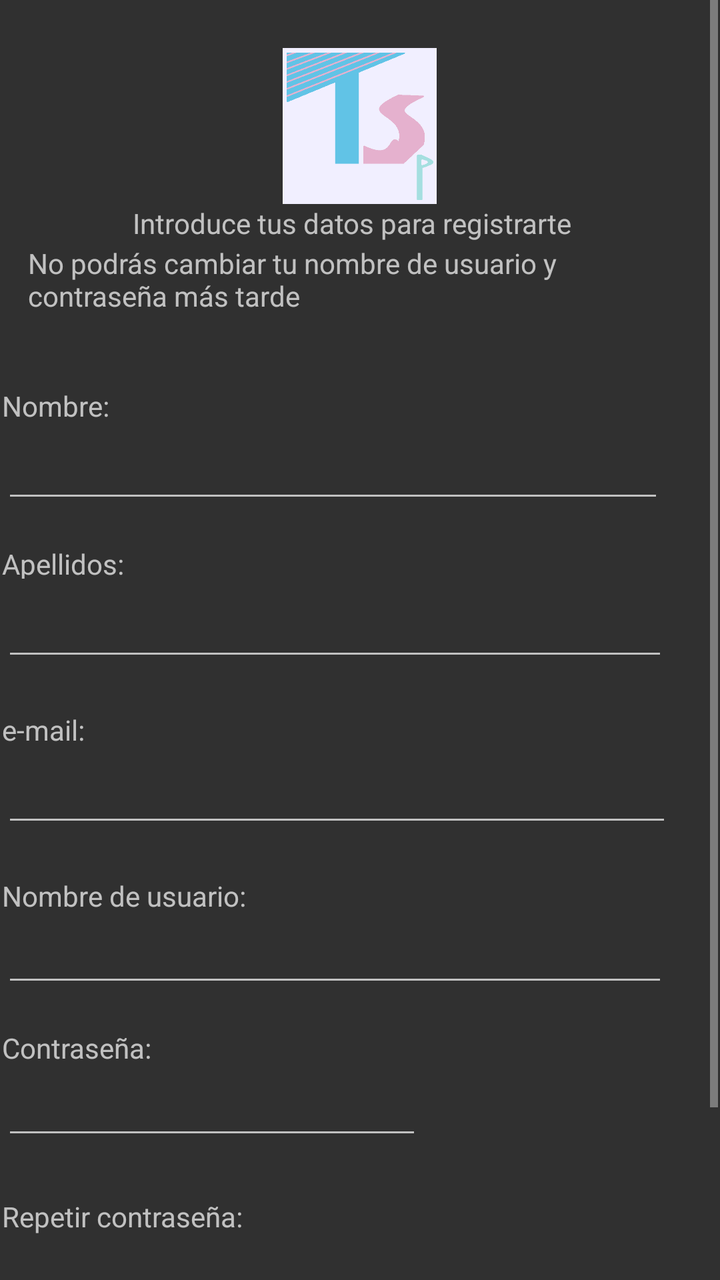
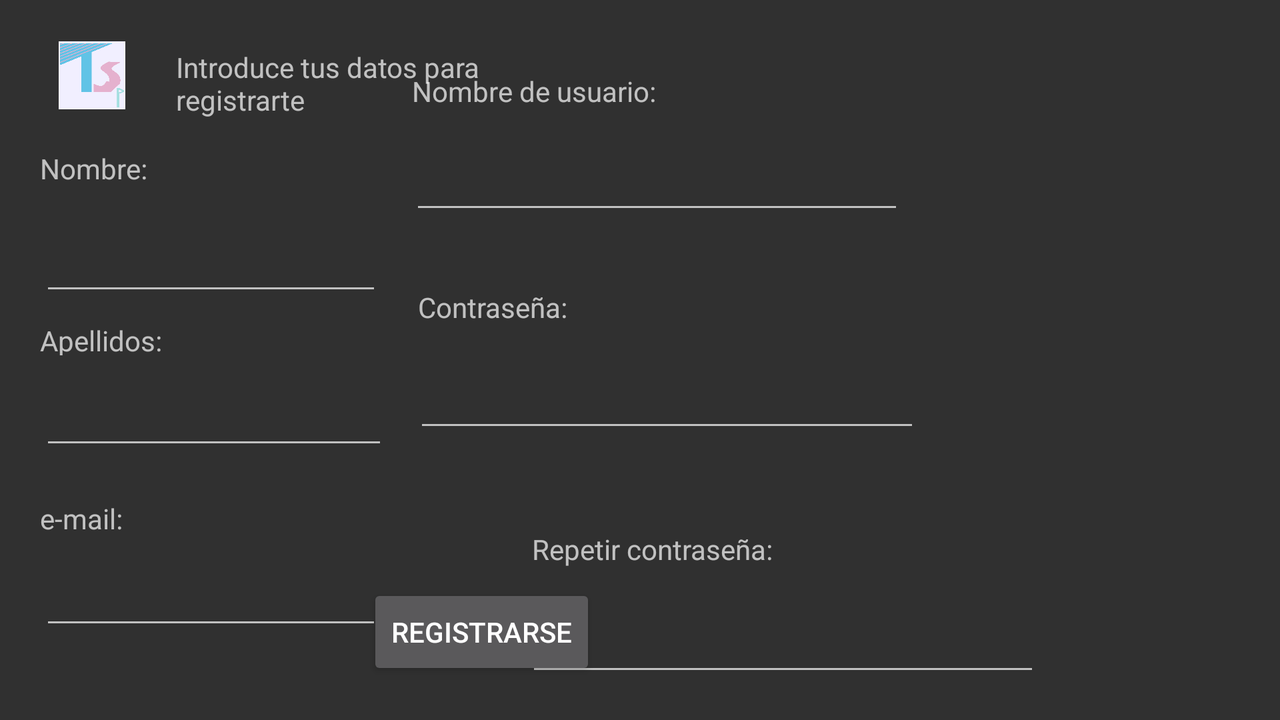

The same Android screen from two of the app's own layout files: first res/layout/ as a phone draws it, then the repository's variant for another configuration, drawn on a device whose configuration selects that folder. Both files follow.
<!-- AndroidManifest.xml: application theme Theme.AppCompat.NoActionBar -->
<!-- res/layout/activity_registrarse.xml -->
<?xml version="1.0" encoding="utf-8"?>
<androidx.constraintlayout.widget.ConstraintLayout xmlns:android="http://schemas.android.com/apk/res/android"
    xmlns:app="http://schemas.android.com/apk/res-auto"
    xmlns:tools="http://schemas.android.com/tools"
    android:id="@+id/ConstraintLayout"
    android:layout_width="match_parent"
    android:layout_height="match_parent"
    tools:context=".Registrarse">

    <ScrollView
        android:id="@+id/scrollView2"
        android:layout_width="358dp"
        android:layout_height="631dp"
        app:layout_constraintEnd_toEndOf="parent"
        app:layout_constraintHorizontal_bias="0.448"
        app:layout_constraintStart_toStartOf="parent"
        app:layout_constraintTop_toTopOf="parent">

        <LinearLayout
            android:id="@+id/linearLayoutPagPrincipal"
            android:layout_width="match_parent"
            android:layout_height="wrap_content"
            android:orientation="vertical"
            tools:ignore="MissingConstraints">

            <ImageView
                android:id="@+id/logo3_TuneSongPlayer"
                android:layout_width="79dp"
                android:layout_height="78dp"
                android:layout_gravity="center"
                android:layout_marginTop="24dp"
                app:layout_constraintEnd_toEndOf="parent"
                app:layout_constraintHorizontal_bias="0.081"
                app:layout_constraintStart_toStartOf="parent"
                app:layout_constraintTop_toTopOf="parent"
                app:srcCompat="@drawable/logotunesongplayer" />

            <TextView
                android:id="@+id/tv_IntroducirDatosRegistro"
                android:layout_width="227dp"
                android:layout_height="20dp"
                android:layout_gravity="center"
                android:text="@string/tv_IntroducirDatosRegistro"
                app:layout_constraintEnd_toEndOf="parent"
                app:layout_constraintStart_toEndOf="@+id/logo3_TuneSongPlayer"
                tools:layout_editor_absoluteY="58dp" />

            <TextView
                android:id="@+id/tv_NoCambiarUsuario"
                android:layout_width="332dp"
                android:layout_height="wrap_content"
                android:layout_gravity="center"
                android:text="@string/tv_NoCambiarUsuario"
                app:layout_constraintEnd_toEndOf="parent"
                app:layout_constraintStart_toEndOf="@+id/tv_IntroducirDatosRegistro"
                tools:layout_editor_absoluteY="58dp" />

            <TextView
                android:id="@+id/tv_NombreRegistro"
                android:layout_width="78dp"
                android:layout_height="wrap_content"
                android:layout_marginTop="36dp"
                android:text="@string/tv_NombreRegistro"
                app:layout_constraintEnd_toEndOf="parent"
                app:layout_constraintHorizontal_bias="0.112"
                app:layout_constraintStart_toStartOf="parent"
                app:layout_constraintTop_toBottomOf="@+id/tv_IntroducirDatosRegistro" />

            <EditText
                android:id="@+id/et_NombreRegistro"
                android:layout_width="331dp"
                android:layout_height="44dp"
                android:ems="10"
                android:inputType="textPersonName"
                app:layout_constraintEnd_toEndOf="parent"
                app:layout_constraintStart_toStartOf="parent"
                app:layout_constraintTop_toBottomOf="@+id/tv_NombreRegistro" />

            <TextView
                android:id="@+id/tv_ApellidosRegistro"
                android:layout_width="84dp"
                android:layout_height="17dp"
                android:layout_marginTop="16dp"
                android:text="@string/tv_ApellidosRegistro"
                app:layout_constraintEnd_toEndOf="parent"
                app:layout_constraintHorizontal_bias="0.108"
                app:layout_constraintStart_toStartOf="parent"
                app:layout_constraintTop_toBottomOf="@+id/et_NombreRegistro" />

            <EditText
                android:id="@+id/et_ApellidosRegistro"
                android:layout_width="333dp"
                android:layout_height="46dp"
                android:ems="10"
                android:inputType="textPersonName"
                app:layout_constraintEnd_toEndOf="parent"
                app:layout_constraintStart_toStartOf="parent"
                app:layout_constraintTop_toBottomOf="@+id/tv_ApellidosRegistro" />

            <TextView
                android:id="@+id/tv_EmailRegistro"
                android:layout_width="56dp"
                android:layout_height="wrap_content"
                android:layout_marginTop="20dp"
                android:text="@string/tv_EmailRegistro"
                app:layout_constraintEnd_toEndOf="parent"
                app:layout_constraintHorizontal_bias="0.105"
                app:layout_constraintStart_toStartOf="parent"
                app:layout_constraintTop_toBottomOf="@+id/et_ApellidosRegistro" />

            <EditText
                android:id="@+id/et_EmailRegistro"
                android:layout_width="335dp"
                android:layout_height="44dp"
                android:ems="10"
                android:inputType="textEmailAddress"
                app:layout_constraintEnd_toEndOf="parent"
                app:layout_constraintStart_toStartOf="parent"
                app:layout_constraintTop_toBottomOf="@+id/tv_EmailRegistro" />

            <TextView
                android:id="@+id/tv_NombreUsuarioRegistro"
                android:layout_width="142dp"
                android:layout_height="wrap_content"
                android:layout_marginTop="20dp"
                android:text="@string/tv_NombreUsuario"
                app:layout_constraintEnd_toEndOf="parent"
                app:layout_constraintHorizontal_bias="0.135"
                app:layout_constraintStart_toStartOf="parent"
                app:layout_constraintTop_toBottomOf="@+id/et_EmailRegistro" />

            <EditText
                android:id="@+id/et_NombreUsuarioRegistro"
                android:layout_width="333dp"
                android:layout_height="41dp"
                android:ems="10"
                android:inputType="textPersonName"
                app:layout_constraintEnd_toEndOf="parent"
                app:layout_constraintStart_toStartOf="parent"
                app:layout_constraintTop_toBottomOf="@+id/tv_NombreUsuarioRegistro" />

            <TextView
                android:id="@+id/tv_ContraseñaRegistro"
                android:layout_width="96dp"
                android:layout_height="wrap_content"
                android:layout_marginTop="16dp"
                android:text="@string/tv_Contraseña"
                app:layout_constraintEnd_toEndOf="parent"
                app:layout_constraintHorizontal_bias="0.119"
                app:layout_constraintStart_toStartOf="parent"
                app:layout_constraintTop_toBottomOf="@+id/et_NombreUsuarioRegistro" />

            <EditText
                android:id="@+id/et_ContraseñaRegistro"
                android:layout_width="wrap_content"
                android:layout_height="wrap_content"
                android:ems="10"
                android:inputType="textPassword"
                app:layout_constraintEnd_toEndOf="parent"
                app:layout_constraintHorizontal_bias="0.184"
                app:layout_constraintStart_toStartOf="parent"
                app:layout_constraintTop_toBottomOf="@+id/tv_ContraseñaRegistro" />

            <TextView
                android:id="@+id/tv_RepetirContraseñaRegistro"
                android:layout_width="162dp"
                android:layout_height="27dp"
                android:layout_marginTop="24dp"
                android:text="@string/tv_RepetirContraseña"
                app:layout_constraintEnd_toEndOf="parent"
                app:layout_constraintHorizontal_bias="0.148"
                app:layout_constraintStart_toStartOf="parent"
                app:layout_constraintTop_toBottomOf="@+id/et_ContraseñaRegistro" />

            <EditText
                android:id="@+id/et_RepetirContraseñaRegistro"
                android:layout_width="wrap_content"
                android:layout_height="wrap_content"
                android:layout_marginTop="4dp"
                android:ems="10"
                android:inputType="textPassword"
                app:layout_constraintEnd_toEndOf="parent"
                app:layout_constraintHorizontal_bias="0.184"
                app:layout_constraintStart_toStartOf="parent"
                app:layout_constraintTop_toBottomOf="@+id/tv_RepetirContraseñaRegistro" />

            <Button
                android:id="@+id/bt_Registrarse2"
                android:layout_width="wrap_content"
                android:layout_height="wrap_content"
                android:layout_gravity="center"
                android:onClick="onClick_Registrarse"
                android:text="@string/bt_Registrarse"
                tools:layout_editor_absoluteX="15dp"
                tools:layout_editor_absoluteY="49dp" />

        </LinearLayout>
    </ScrollView>

</androidx.constraintlayout.widget.ConstraintLayout>
<!-- resources referenced by this layout -->
<resources>
  <!-- drawable logotunesongplayer: png bitmap (drawable, 5229 bytes) -->
  <string name="bt_Registrarse">Registrarse</string>
  <string name="tv_ApellidosRegistro">Apellidos:</string>
  <string name="tv_EmailRegistro">e-mail:</string>
  <string name="tv_IntroducirDatosRegistro">Introduce tus datos para registrarte</string>
  <string name="tv_NoCambiarUsuario">No podrás cambiar tu nombre de usuario y contraseña más tarde</string>
  <string name="tv_NombreRegistro">Nombre:</string>
  <string name="tv_NombreUsuario">Nombre de usuario:</string>
</resources>
<!-- res/layout-land/activity_registrarse.xml (the repository's variant of the layout above) -->
<!-- drawn on the phone turned sideways -->
<?xml version="1.0" encoding="utf-8"?>
<androidx.constraintlayout.widget.ConstraintLayout xmlns:android="http://schemas.android.com/apk/res/android"
    xmlns:app="http://schemas.android.com/apk/res-auto"
    xmlns:tools="http://schemas.android.com/tools"
    android:layout_width="match_parent"
    android:layout_height="match_parent">

    <TextView
        android:id="@+id/tv_NombreUsuarioRegistro"
        android:layout_width="wrap_content"
        android:layout_height="wrap_content"
        android:layout_marginTop="36dp"
        android:layout_marginEnd="312dp"
        android:text="@string/tv_NombreUsuario"
        app:layout_constraintEnd_toEndOf="parent"
        app:layout_constraintTop_toTopOf="parent" />

    <EditText
        android:id="@+id/et_NombreUsuarioRegistro"
        android:layout_width="247dp"
        android:layout_height="45dp"
        android:layout_marginTop="12dp"
        android:layout_marginEnd="188dp"
        android:ems="10"
        android:inputType="textPersonName"
        app:layout_constraintEnd_toEndOf="parent"
        app:layout_constraintTop_toBottomOf="@+id/tv_NombreUsuarioRegistro" />

    <EditText
        android:id="@+id/et_RepetirContraseñaRegistro"
        android:layout_width="257dp"
        android:layout_height="51dp"
        android:layout_marginEnd="120dp"
        android:ems="10"
        android:inputType="textPassword"
        app:layout_constraintBottom_toBottomOf="parent"
        app:layout_constraintEnd_toEndOf="parent"
        app:layout_constraintTop_toBottomOf="@+id/tv_RepetirContraseñaRegistro"
        app:layout_constraintVertical_bias="0.0" />

    <Button
        android:id="@+id/bt_Registrarse"
        android:layout_width="wrap_content"
        android:layout_height="48dp"
        android:layout_marginBottom="20dp"
        android:text="@string/bt_Registrarse"
        app:layout_constraintBottom_toBottomOf="parent"
        app:layout_constraintEnd_toStartOf="@+id/et_RepetirContraseñaRegistro"
        app:layout_constraintHorizontal_bias="0.175"
        app:layout_constraintStart_toEndOf="@+id/et_EmailRegistro" />

    <TextView
        android:id="@+id/tv_ContraseñaRegistro"
        android:layout_width="wrap_content"
        android:layout_height="wrap_content"
        android:layout_marginTop="32dp"
        android:layout_marginEnd="356dp"
        android:text="@string/tv_Contraseña"
        app:layout_constraintEnd_toEndOf="parent"
        app:layout_constraintTop_toBottomOf="@+id/et_NombreUsuarioRegistro" />

    <EditText
        android:id="@+id/et_ContraseñaRegistro"
        android:layout_width="253dp"
        android:layout_height="54dp"
        android:layout_marginTop="4dp"
        android:layout_marginEnd="180dp"
        android:ems="10"
        android:inputType="textPassword"
        app:layout_constraintEnd_toEndOf="parent"
        app:layout_constraintTop_toBottomOf="@+id/tv_ContraseñaRegistro" />

    <TextView
        android:id="@+id/tv_RepetirContraseñaRegistro"
        android:layout_width="162dp"
        android:layout_height="27dp"
        android:layout_marginTop="44dp"
        android:layout_marginEnd="212dp"
        android:text="@string/tv_RepetirContraseña"
        app:layout_constraintEnd_toEndOf="parent"
        app:layout_constraintTop_toBottomOf="@+id/et_ContraseñaRegistro" />

    <ImageView
        android:id="@+id/imageView2"
        android:layout_width="36dp"
        android:layout_height="34dp"
        android:layout_marginStart="28dp"
        app:layout_constraintBottom_toBottomOf="parent"
        app:layout_constraintStart_toStartOf="parent"
        app:layout_constraintTop_toTopOf="parent"
        app:layout_constraintVertical_bias="0.063"
        app:srcCompat="@drawable/logotunesongplayer" />

    <TextView
        android:id="@+id/tv_IntroducirDatosRegistro"
        android:layout_width="165dp"
        android:layout_height="50dp"
        android:layout_marginStart="24dp"
        android:layout_marginTop="24dp"
        android:text="@string/tv_IntroducirDatosRegistro"
        app:layout_constraintStart_toEndOf="@+id/imageView2"
        app:layout_constraintTop_toTopOf="parent" />

    <TextView
        android:id="@+id/tv_EmailRegistro"
        android:layout_width="wrap_content"
        android:layout_height="wrap_content"
        android:layout_marginStart="20dp"
        android:layout_marginTop="20dp"
        android:text="@string/tv_EmailRegistro"
        app:layout_constraintStart_toStartOf="parent"
        app:layout_constraintTop_toBottomOf="@+id/et_ApellidosRegistro" />

    <EditText
        android:id="@+id/et_ApellidosRegistro"
        android:layout_width="174dp"
        android:layout_height="48dp"
        android:layout_marginStart="20dp"
        android:layout_marginTop="4dp"
        android:ems="10"
        android:inputType="textPersonName"
        app:layout_constraintStart_toStartOf="parent"
        app:layout_constraintTop_toBottomOf="@+id/tv_ApellidosRegistro" />

    <TextView
        android:id="@+id/tv_ApellidosRegistro"
        android:layout_width="71dp"
        android:layout_height="17dp"
        android:layout_marginStart="20dp"
        android:layout_marginTop="8dp"
        android:text="@string/tv_ApellidosRegistro"
        app:layout_constraintStart_toStartOf="parent"
        app:layout_constraintTop_toBottomOf="@+id/et_NombreRegistro" />

    <EditText
        android:id="@+id/et_EmailRegistro"
        android:layout_width="171dp"
        android:layout_height="43dp"
        android:layout_marginStart="20dp"
        android:layout_marginTop="8dp"
        android:ems="10"
        android:inputType="textEmailAddress"
        app:layout_constraintStart_toStartOf="parent"
        app:layout_constraintTop_toBottomOf="@+id/tv_EmailRegistro" />

    <TextView
        android:id="@+id/tv_NombreRegistro"
        android:layout_width="wrap_content"
        android:layout_height="wrap_content"
        android:layout_marginStart="20dp"
        android:layout_marginTop="20dp"
        android:text="@string/tv_NombreRegistro"
        app:layout_constraintStart_toStartOf="parent"
        app:layout_constraintTop_toBottomOf="@+id/imageView2" />

    <EditText
        android:id="@+id/et_NombreRegistro"
        android:layout_width="171dp"
        android:layout_height="43dp"
        android:layout_marginStart="20dp"
        android:layout_marginTop="16dp"
        android:ems="10"
        android:inputType="textPersonName"
        app:layout_constraintStart_toStartOf="parent"
        app:layout_constraintTop_toBottomOf="@+id/tv_NombreRegistro" />

</androidx.constraintlayout.widget.ConstraintLayout>
<!-- resources referenced by the variant -->
<!-- as the phone turned sideways resolves them -->
<resources>
  <!-- drawable logotunesongplayer: png bitmap (drawable, 5229 bytes) -->
  <string name="bt_Registrarse">Registrarse</string>
  <string name="tv_ApellidosRegistro">Apellidos:</string>
  <string name="tv_EmailRegistro">e-mail:</string>
  <string name="tv_IntroducirDatosRegistro">Introduce tus datos para registrarte</string>
  <string name="tv_NombreRegistro">Nombre:</string>
  <string name="tv_NombreUsuario">Nombre de usuario:</string>
</resources>
